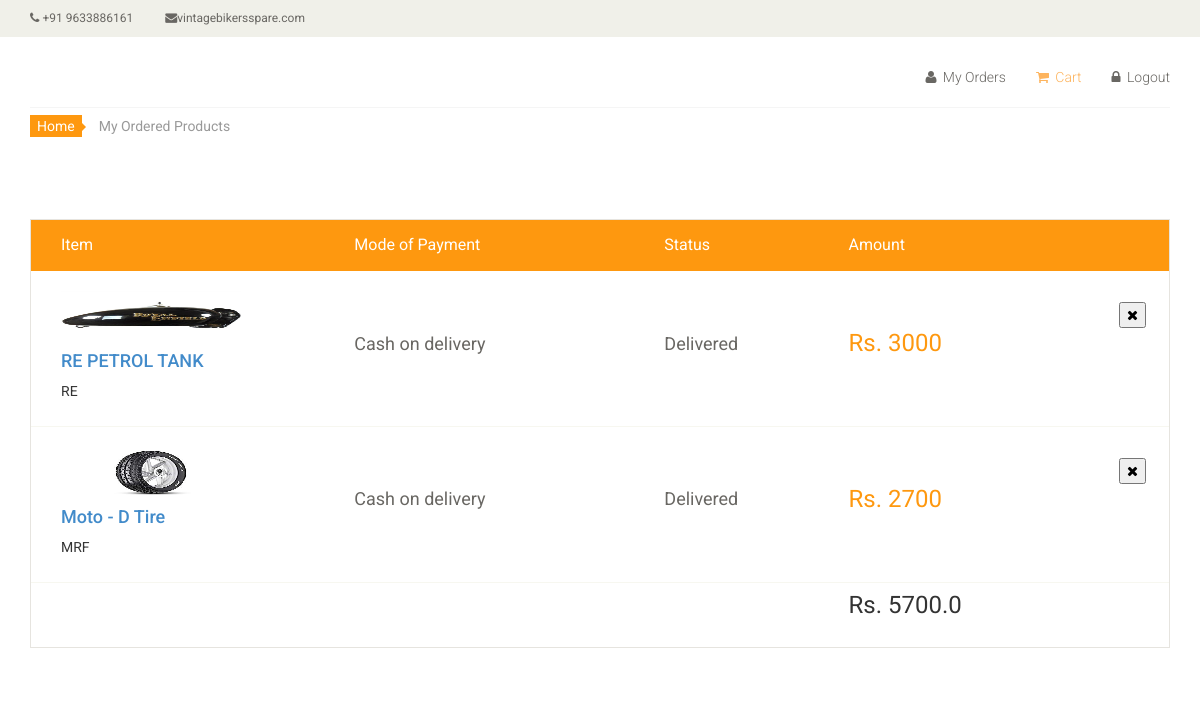
The app's page /ord_info/7 with its own data.
### shop/models.py (models this page shows, shortened)
class Order(models.Model):
    userid = models.ForeignKey(register, on_delete=models.CASCADE)
    address_id = models.ForeignKey(Address, on_delete=models.CASCADE)
    amount =models.CharField(max_length=10)
    payment_method=models.CharField(max_length=50)
    status_text = models.CharField(max_length=50, default="Order Placed")
    status = models.ForeignKey(OrderStatus, on_delete=models.CASCADE, null=True)
    created=models.DateTimeField(auto_now=True)
    updated=models.DateTimeField(auto_now=True)
    def __str__(self):
        return  str(self.id)

class products(models.Model):
    id=models.CharField(primary_key=True,max_length=50)
    type=models.CharField(max_length=50)
    category = models.CharField(max_length=50)
    subcategory = models.CharField(max_length=50)
    name = models.CharField(max_length=50)
    brand = models.CharField(max_length=50)
    price=models.CharField(max_length=50)
    quantity = models.CharField(max_length=50)
    image = models.ImageField(upload_to='shop/static/images/home/', default='shop/static/images/home/gallery2.jpg')
    def __str__(self):
        return self.id

class OrderStatus(models.Model):
    status_text = models.CharField(max_length=100, default="Order Placed")

### shop/views.py (the view)
# urls.py: path('ord_info/<int:itmid>', views.order_details, name='order_info'),
def order_details(request,itmid):
    print('order')
    try:
        logged_in = request.session['user_id']
    except:
        logged_in = False
    s1 = OrderDetail.objects.filter(order_id=itmid).all()
    data = []
    total = 0.0
    for item in s1:
        temp_object = {}
        temp_object['id'] = item.order_id
        temp_object['product_id'] = item.product_id
        temp_object['name'] = item.product_id.name
        temp_object['brand'] = item.product_id.brand
        temp_object['image'] = "../../" + str(item.product_id.image)[5:]
        temp_object['price'] = item.product_id.price
        temp_object['status_text'] = item.order_id.status_text
        temp_object['status'] = item.order_id.status.status_text
        temp_object['payment_method'] = item.order_id.payment_method
        total = total + float(item.product_id.price)
        data.append(temp_object)
        print(data)
    return render(request, 'shop/order-detail.html', {'order_details': data, 'total': total})

### shop/templates/shop/order-detail.html (shortened to what this page needs)
<!DOCTYPE html>
<html lang="en">
<head>
    <link href="../../static/../../static/css/bootstrap.min.css" rel="stylesheet">
    <link href="../../static/css/font-awesome.min.css" rel="stylesheet">
    <link href="../../static/css/prettyPhoto.css" rel="stylesheet">
    <link href="../../static/css/price-range.css" rel="stylesheet">
    <link href="../../static/css/animate.css" rel="stylesheet">
	<link href="../../static/css/main.css" rel="stylesheet">
	<link href="../../static/css/responsive.css" rel="stylesheet">
</head>
<body>
	<header id="header">
		<div class="header_top">
			<div class="container">
				<div class="row">
					<div class="col-sm-6">
						<div class="contactinfo">
							<ul class="nav nav-pills">
								<li><a href=""><i class="fa fa-phone"></i> +91 9633886161</a></li>
								<li><a href=""><i class="fa fa-envelope"></i>vintagebikersspare.com</a></li>
							</ul>
						</div>
					</div>
				</div>
			</div>
		</div>
		<div class="header-middle">
			<div class="container">
				<div class="row">
					<div class="col-sm-4">
					</div>
					<div class="col-sm-8">
						<div class="shop-menu pull-right">
							<ul class="nav navbar-nav">
								<li><a href="{%url 'shop:user_orders' %}"><i class="fa fa-user"></i> My Orders</a></li>
								<li><a href="{%url 'shop:user_cart' %}" class="active"><i class="fa fa-shopping-cart"></i> Cart</a></li>
								<li><a href="{%url 'shop:logout' %}"><i class="fa fa-lock"></i> Logout</a></li>
							</ul>
						</div>
					</div>
				</div>
			</div>
		</div>
	</header>
	<section id="cart_items">
		<div class="container">
			<div class="breadcrumbs">
				<ol class="breadcrumb">
				  <li><a href="{%url 'shop:s_home' %}">Home</a></li>
				  <li class="active">My Ordered Products</li>
				</ol>
			</div>
			<div class="table-responsive cart_info">
				<table class="table table-condensed">
					<thead>
						<tr class="cart_menu">
							<td class="image">Item</td>
							<td class="price">Mode of Payment</td>
							<td class="total">Status</td>
							<td class="total">Amount</td>
							<td></td>
						</tr>
					</thead>
					<body>
						{% for item in order_details %}
							<tr>
								<td class="cart_product">
									<a href=""><img class="cart-small-image" style="width:180px;"src={{item.image}} alt={{item.image}}></a>
									<h4><a href="">{{item.name}}</a></h4>
									<p>{{item.brand}}</p>
								</td>
								<td class="cart_price">
									<p>{{item.payment_method}}</p>
								</td>
								<td class="cart_price">
									<p>{{item.status}}</p>
								</td>
								<td class="cart_total">
									<p class="cart_total_price">Rs. {{item.price}}</p>
								</td>
								<td class="cart_delete">
									<button class="cart_quantity_delete delete-item-btn" cart_id={{item.id}} id="delete-item-cart-button{{item.id}}" />
										<i class="fa fa-times"></i>
								</td>
							</tr>
						{% endfor %}
						<tr>
							<td class="image"></td>
							<td class="description"></td>
							<td class="price"></td>
							<td class="cart-total-amount">Rs. {{total}}</td>
							<td></td>
						</tr>
					</body>
				</table>
			</div>
		</div>
	</section>
</body>
</html>

### shop/static/css/main.css (style rules this page uses)
body { font-family: 'Roboto', sans-serif; background:; position: relative; font-weight:400px; }
ul li { list-style: none; }
a { -webkit-transition: 300ms; -moz-transition: 300ms; -o-transition: 300ms; transition: 300ms; }
h1, h2, h3, h4, h5, h6 { font-family: 'Roboto', sans-serif; }
.header_top { background: none repeat scroll 0 0 #F0F0E9; }
.contactinfo ul li:first-child { margin-left: -15px; }
.contactinfo ul li a { font-size: 12px; color: #696763; font-family: 'Roboto', sans-serif; }
.header-middle .container .row { border-bottom: 1px solid #f5f5f5; margin-left: 0; margin-right: 0; padding-bottom: 20px; padding-top: 20px; }
.header-middle .container .row .col-sm-4 { padding-left: 0; }
.header-middle .container .row .col-sm-8 { padding-right:0; }
.shop-menu ul li { display:inline-block; padding-left: 15px; padding-right: 15px; }
.shop-menu ul li:last-child { padding-right: 0; }
.shop-menu ul li a { background: #FFFFFF; color: #696763; font-family: 'Roboto', sans-serif; font-size: 14px; font-weight: 300; padding:0; padding-right: 0; margin-top: 10px; }
.shop-menu ul li a i { margin-right:3px; }
.mainmenu ul li a:hover, .mainmenu ul li a.active, .shop-menu ul li a.active { background:none; color:#fdb45e; }
.breadcrumbs { position: relative; }
.breadcrumbs .breadcrumb { background:transparent; margin-bottom: 75px; padding-left: 0; }
.breadcrumbs .breadcrumb li a { background:#FE980F; color: #FFFFFF; padding: 3px 7px; }
.breadcrumbs .breadcrumb li a:after { content:""; height:auto; width: auto; border-width: 8px; border-style: solid; border-color:transparent transparent transparent #FE980F; position: absolute; top: 11px; left:48px; }
.breadcrumbs .breadcrumb > li + li:before { content: " "; }
#cart_items .cart_info { border: 1px solid #E6E4DF; margin-bottom: 50px }
#cart_items .cart_info .cart_menu { background: #FE980F; color: #fff; font-size: 16px; font-family: 'Roboto', sans-serif; font-weight: normal; }
#cart_items .cart_info .table.table-condensed thead tr { height: 51px; }
#cart_items .cart_info .table.table-condensed tr { border-bottom: 1px solid#F7F7F0 }
#cart_items .cart_info .table.table-condensed tr:last-child { border-bottom: 0 }
.cart_info table tr td { border-top: 0 none; vertical-align: inherit; }
#cart_items .cart_info .image { padding-left: 30px; }
#cart_items .cart_info .cart_price p { color:#696763; font-size: 18px }
#cart_items .cart_info .cart_total_price { color: #FE980F; font-size: 24px; }
.cart_product { display: block; margin: 15px -70px 10px 25px; }
.cart_delete { display: block; margin-right: -12px; overflow: hidden; }
.cart-small-image { height: 50px; width: auto; }
.cart-total-amount { ss color: #FE980F; font-size: 24px; }

### records on screen
Order: shows a picture, name "RE PETROL TANK", brand "RE", payment_method "Cash on delivery", status "Delivered", price "3000", name "Moto - D Tire", brand "MRF", price "2700"

### other values on screen
{{ total }} "5700.0"
